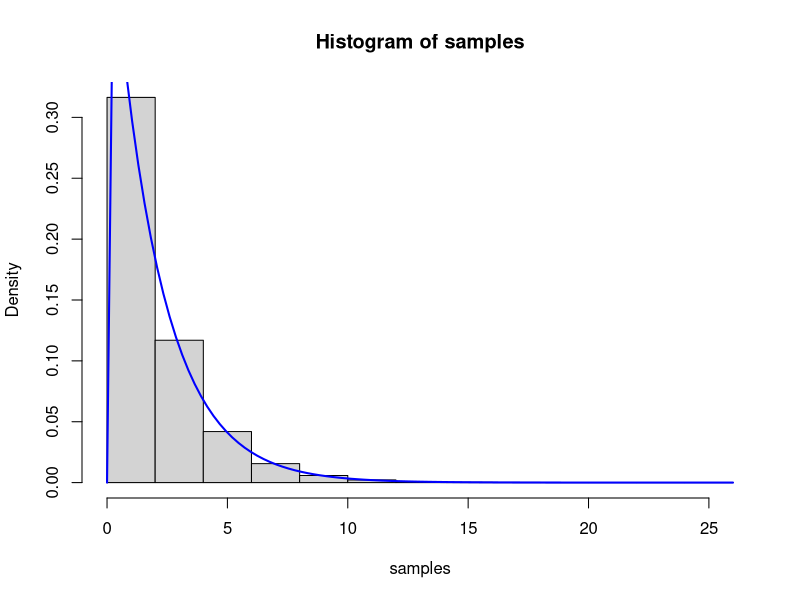
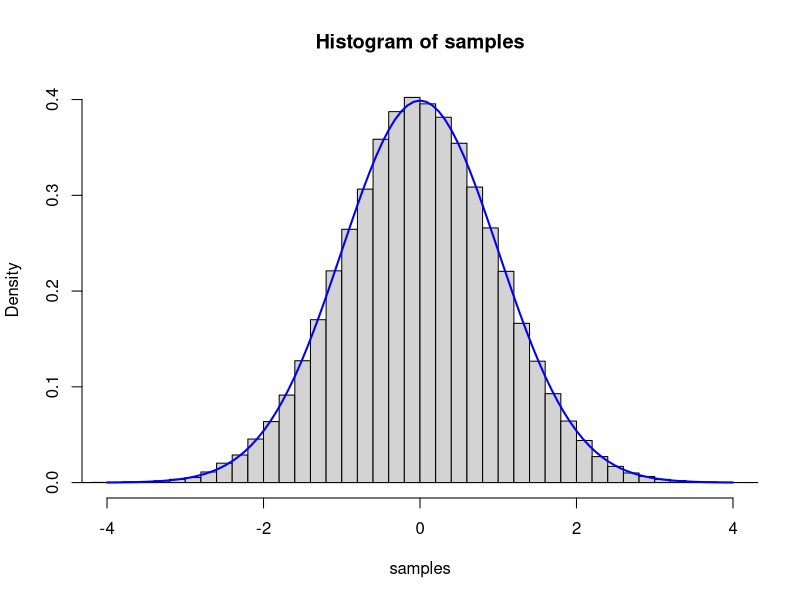

Recreate these plots in R, in order.
## ---- chunk 1
rate <- 0.5
n <- 1e5
unif <- runif(n)
samples <- -(1 / rate) * log(1 - unif)

hist(samples, probability = TRUE)
curve(dexp(x, rate), add = TRUE, col = "blue", lwd = 2)
## ---- chunk 2
n <- 1e5
unif1 <- runif(n)
unif2 <- runif(n)
rad <- sqrt(-2 * log(unif1))
ang <- 2 * pi * unif2
samples <- rad * cos(ang)

hist(samples, probability = TRUE, breaks = 50, xlim = c(-4, 4))
curve(dnorm(x), add = TRUE, col = "blue", lwd = 2)
